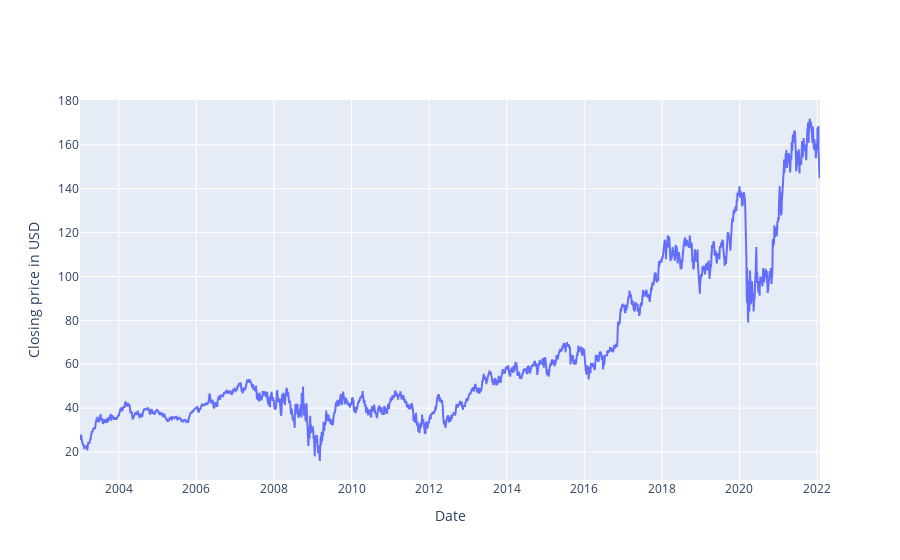

Notebook code cell kept with this figure:
### Code cell
fig = go.Figure()
fig.add_trace(go.Scatter(x=data['date'], y=data['close'], mode='lines', name='closing price'))

fig.update_xaxes(title_text='Date')
fig.update_yaxes(title_text='Closing price in USD')

### Figure 1 — Plotly figure (JSON) as saved in the notebook; plotly's stock layout.template omitted (floating-point values rounded to 4 significant figures; data arrays with more than 128 entries replaced by an {"elided": "..."} marker saying what was removed)
{"data": [{"mode": "lines", "name": "closing price", "type": "scatter", "x": {"elided": "4803 str values"}, "y": {"elided": "4803 float values"}}], "layout": {"xaxis": {"title": {"text": "Date"}}, "yaxis": {"title": {"text": "Closing price in USD"}}}}
